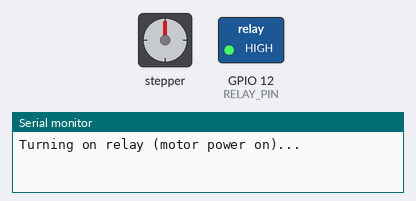
The sketch below on a simulated ESP32. Shown: stepper motor, switched loads named in the sketch (green lamp = pin HIGH), the last lines printed to the serial monitor. Wiring (inferred from the names in the program): stepper motor driver (200 steps per turn assumed): step GPIO 25; direction GPIO 26; enable GPIO 27. Pins used as bus, display or sensor lines are not drawn.

Above: at 0.05 s.
At 1.8 s:
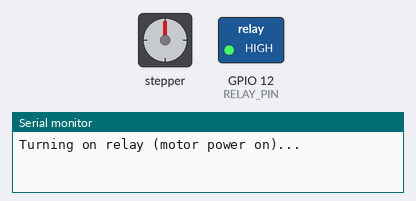
At 3.55 s:
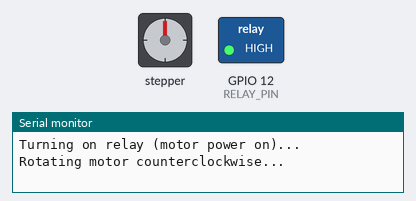
At 6.45 s:
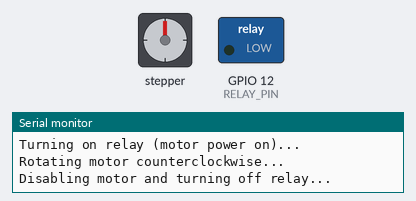
Timing chart, 0 to 8.5 s (numbered marks = the images above):
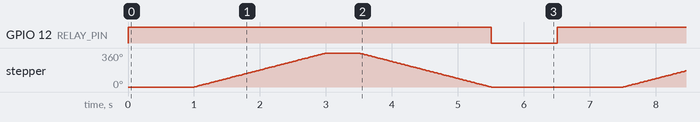

Measured:
- by itself, GPIO 12 (RELAY_PIN): alternates HIGH for 5.5 s and LOW for 1.0 s
- by itself, stepper: turns 360° clockwise in 2.0 s, then 360° counter-clockwise in 2.0 s, repeating every 6.5 s

The sketch:

sketch_sep16aDONE.ino
```cpp
// Define pins for A4988 and relay
#define STEP_PIN 25      // Pin for step signal
#define DIR_PIN 26       // Pin for direction signal
#define ENABLE_PIN 27    // Pin to enable/disable stepper (optional)
#define RELAY_PIN 12     // Pin to control relay

// Stepper motor parameters
int stepsPerRevolution = 200;  // Change based on your stepper motor

void setup() {
  // Set pins as output
  pinMode(STEP_PIN, OUTPUT);
  pinMode(DIR_PIN, OUTPUT);
  pinMode(ENABLE_PIN, OUTPUT);
  pinMode(RELAY_PIN, OUTPUT);

  // Start with stepper disabled
  digitalWrite(ENABLE_PIN, HIGH);

  // Turn off relay (cut off motor power supply)
  digitalWrite(RELAY_PIN, LOW);

  // Start serial monitor
  Serial.begin(115200);
}

void loop() {
  // Simulate relay control for motor power
  Serial.println("Turning on relay (motor power on)...");
  digitalWrite(RELAY_PIN, HIGH);  // Power on stepper motor via relay
  delay(1000);  // Wait for 1 second

  // Enable the stepper driver
  digitalWrite(ENABLE_PIN, LOW);  // Enable the motor

  // Rotate stepper motor clockwise
  digitalWrite(DIR_PIN, HIGH);  // Set direction
  for (int i = 0; i < stepsPerRevolution; i++) {
    digitalWrite(STEP_PIN, HIGH);
    delayMicroseconds(5000);  // Control speed
    digitalWrite(STEP_PIN, LOW);
    delayMicroseconds(5000);
  }

  delay(500);  // Wait for 1 second

  // Rotate stepper motor counterclockwise
  Serial.println("Rotating motor counterclockwise...");
  digitalWrite(DIR_PIN, LOW);  // Change direction
  for (int i = 0; i < stepsPerRevolution; i++) {
    digitalWrite(STEP_PIN, HIGH);
    delayMicroseconds(5000);  // Control speed
    digitalWrite(STEP_PIN, LOW);
    delayMicroseconds(5000);
  }

  // Disable the stepper driver and turn off the relay
  Serial.println("Disabling motor and turning off relay...");
  digitalWrite(ENABLE_PIN, HIGH);  // Disable the motor
  digitalWrite(RELAY_PIN, LOW);    // Power off motor via relay

  delay(1000);  // Wait for 5 seconds before repeating the loop
}
```
